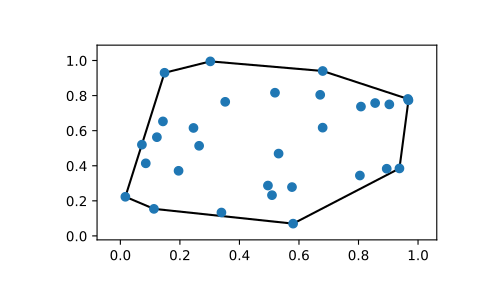

Recreate this plot in Python.
import matplotlib.pyplot as plt
from scipy.spatial import ConvexHull, convex_hull_plot_2d

# The convex hull of a random set of points:

rng = np.random.default_rng()
points = rng.random((30, 2))
hull = ConvexHull(points)

# Plot it:

_ = convex_hull_plot_2d(hull)
plt.show()
